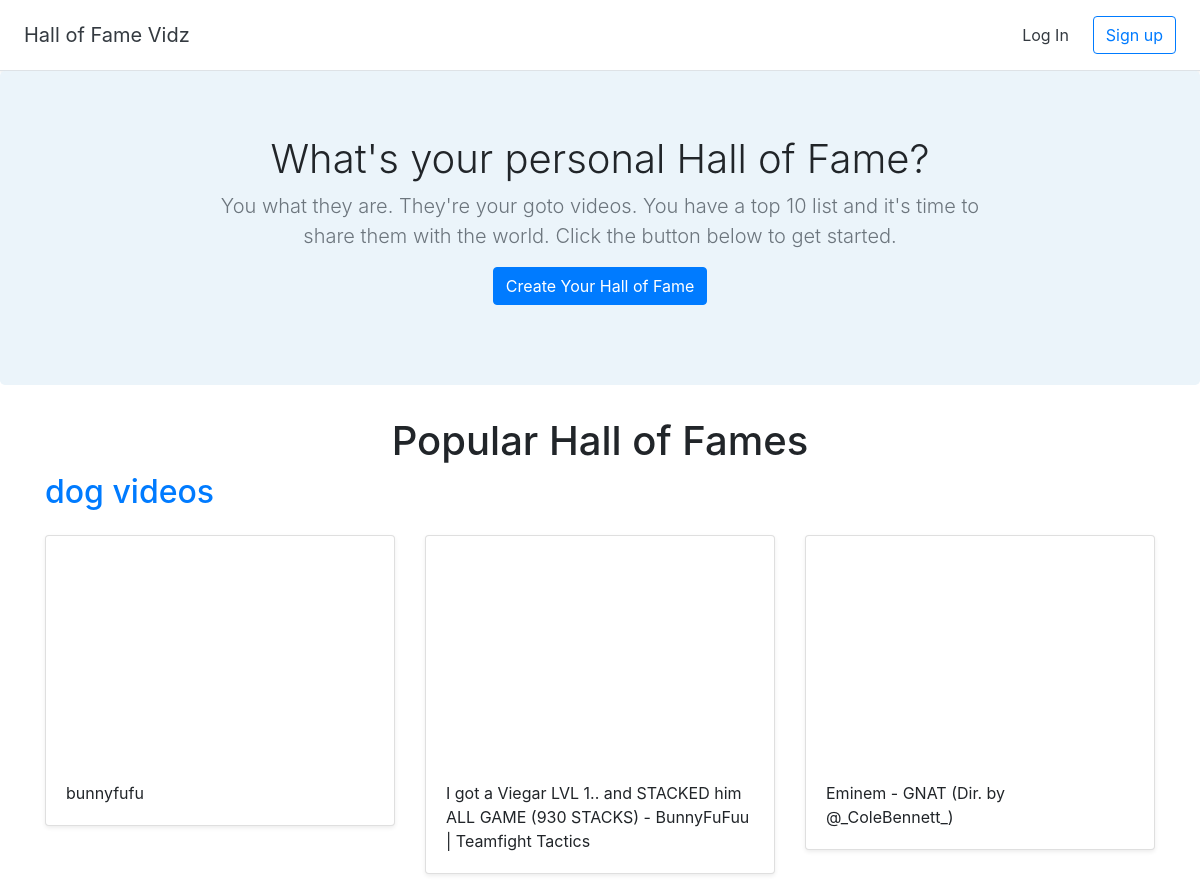
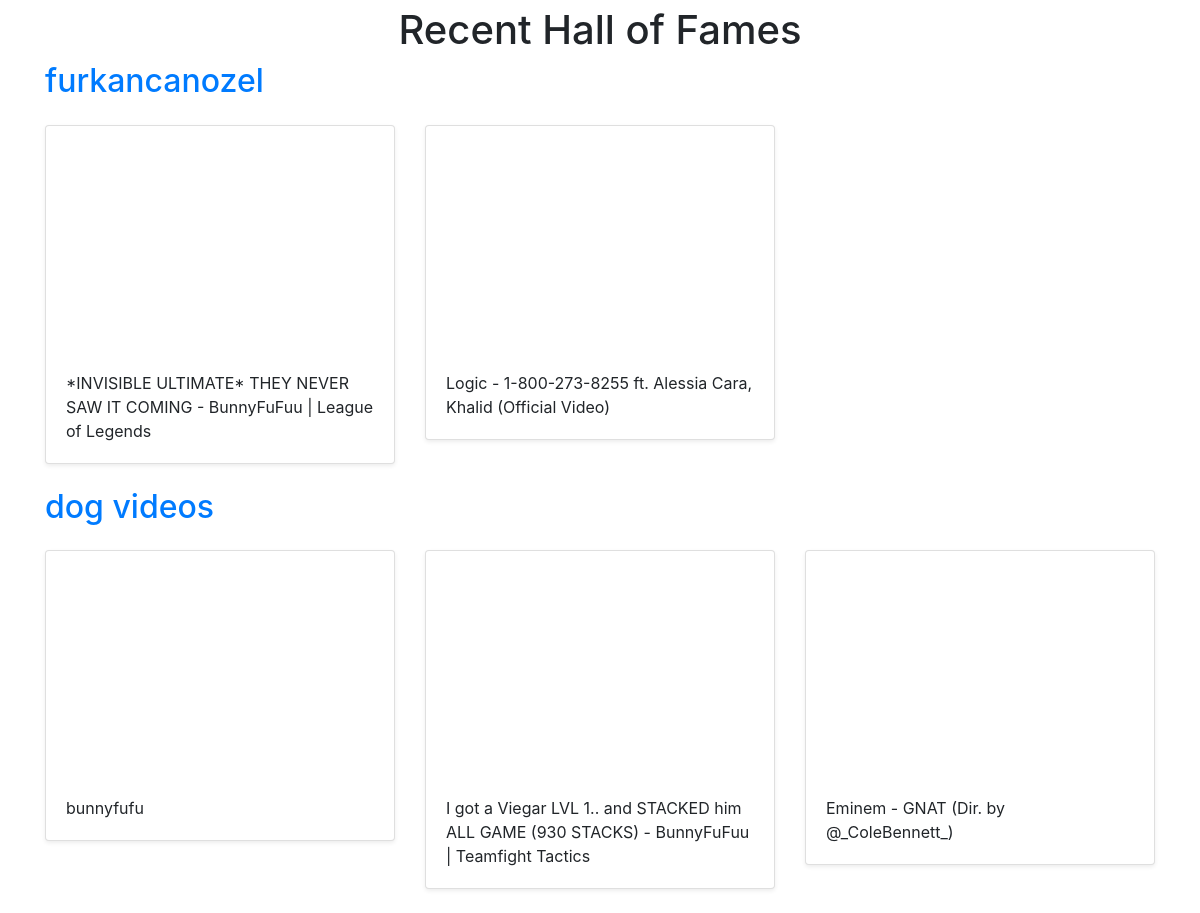
The page / on the database its author committed (2 pictures, top to bottom).
### halls/models.py (models this page shows)
class Hall(models.Model):
    title = models.CharField(max_length=255)
    user = models.ForeignKey(User, on_delete=models.CASCADE)

class Video(models.Model):
    title = models.CharField(max_length=255)
    url = models.URLField()
    youtube_id = models.CharField(max_length=255)
    hall = models.ForeignKey(Hall, on_delete=models.CASCADE)

### halls/views.py (the view)
# urls.py: 2. Add a URL to urlpatterns:  path('', views.home, name='home')
def home(request):
    recent_halls = Hall.objects.all().order_by('-id')[:3]
    popular_halls = Hall.objects.all().order_by('id')[:1]
    return render(request, 'halls/home.html', {'recent_halls': recent_halls, 'popular_halls': popular_halls})

### halls/templates/halls/home.html
{% extends 'halls/base.html'%}
{% block content %}
<section class="jumbotron text-center">
    <div class="container">
      <h1 class="jumbotron-heading">What's your personal Hall of Fame?</h1>
      <p class="lead text-muted">You what they are. They're your goto videos. You have a top 10 list and it's time to share them with the world. Click the button below to get started.</p>
      <p>
        <a href="{% url 'create_hall' %}" class="btn btn-primary">Create Your Hall of Fame</a>
      </p>
    </div>
  </section>
  <div class="container">
    <h1 class="text-center">Popular Hall of Fames</h1>
    {% for hall in popular_halls %}
    <h2><a href="{% url 'detail_hall' hall.id %}">{{ hall.title }}</a></h2>
      <div class="row">
        {% for video in hall.video_set.all %}
        <div class="col-md-4 mt-3">
          <div class="card mb-4 shadow-sm">
            <iframe width="100%" height="225" src="https://www.youtube.com/embed/{{ video.youtube_id }}" frameborder="0" allow="accelerometer; autoplay; encrypted-media; gyroscope; picture-in-picture" allowfullscreen></iframe>
            <div class="card-body">
              <p class="card-text">{{ video.title }}</p>
            </div>
          </div>
        </div>
        {% endfor %}
        </div>
    {% endfor %}
      <h1 class="text-center">Recent Hall of Fames</h1>
      {% for hall in recent_halls %}
    <h2><a href="{% url 'detail_hall' hall.id %}">{{ hall.title }}</a></h2>
      <div class="row">
        {% for video in hall.video_set.all %}
        <div class="col-md-4 mt-3">
          <div class="card mb-4 shadow-sm">
            <iframe width="100%" height="225" src="https://www.youtube.com/embed/{{ video.youtube_id }}" frameborder="0" allow="accelerometer; autoplay; encrypted-media; gyroscope; picture-in-picture" allowfullscreen></iframe>
            <div class="card-body">
              <p class="card-text">{{ video.title }}</p>
            </div>
          </div>
        </div>
        {% endfor %}
        </div>
      {% endfor %}
{% endblock %}

### halls/templates/halls/base.html (shortened to what this page needs)
<!doctype html>
<html lang="en">
{% load static %}
<head>
  <link rel="stylesheet" href="https://stackpath.bootstrapcdn.com/bootstrap/4.2.1/css/bootstrap.min.css">
  <link href="{% static 'custom.css' %}" rel="stylesheet">
</head>
<body>
  <div class="d-flex flex-column flex-md-row align-items-center p-3 px-md-4 bg-white border-bottom shadow-sm">
    <h5 class="my-0 mr-md-auto font-weight-normal"><a href="{% url 'home' %}" class="text-dark">Hall of Fame Vidz</a></h5>
    <nav class="my-2 my-md-0 mr-md-3">
      {% if user.is_authenticated %}
      <a class="p-2 text-dark" href="{%url 'dashboard'%}">Dashboard</a>
      <a class="p-2 text-dark" href="{% url 'logout' %}">Log Out</a>
      {% else %}
      <a class="p-2 text-dark" href="{% url 'login' %}">Log In</a>
      {% endif %}
    </nav>
    {% if user.is_authenticated == False %}
    <a class="btn btn-outline-primary" href="{% url 'signup' %}">Sign up</a>
    {% endif %}
  </div>
  {% block content %}
  {% endblock %}
</body>
</html>

### halls/static/custom.css (style rules this page uses)
.jumbotron { background-color: #EBF4FA; }
.jumbotron-heading { font-weight: 300; }
.jumbotron .container { max-width: 51rem; }

### rows shown on the page
Hall: title "dog videos"
Video: title "bunnyfufu"
Video: title "I got a Viegar LVL 1.. and STACKED him ALL GAME (930 STACKS) - BunnyFuFuu | Teamfight Tactics"
Video: title "Eminem - GNAT (Dir. by @_ColeBennett_)"
Hall: title "furkancanozel"
Video: title "*INVISIBLE ULTIMATE* THEY NEVER SAW IT COMING - BunnyFuFuu | League of Legends"
Video: title "Logic - 1-800-273-8255 ft. Alessia Cara, Khalid (Official Video)"
